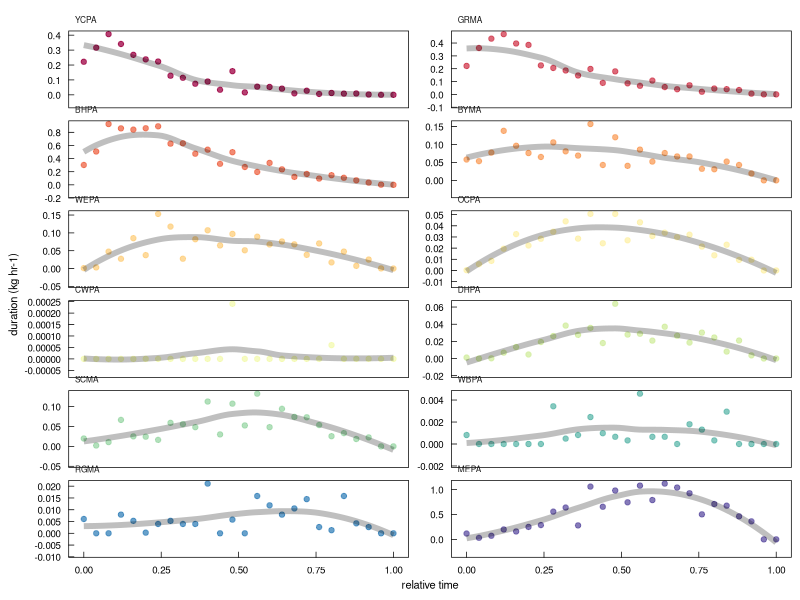

Write the R code that produced this figure. (Note: this script raises an error after producing the figure.)
#### this script is plotting parrot chronology on collpa
#### should be ~ 3rd figure in the manuscript
#### it communicates across the study period the numbers and duration of parrots on the cliff

library(ggplot2)      # plotting and viz
library(plyr)         # legacy df manipulation
library(dplyr)        # variable grouping and manipulation
library(reshape)      # legacy df manipulation
library(data.table)   # legacy functions on df 
library(tidyr)        # gathering and spreading
library(zoo)          # roll mean
library(ggthemes)     # helpful ggplot themes
library(forcats)
library(scales)
library(RColorBrewer) # pretty colors
library(ggridges)
library(colorspace)
library(patchwork)
library(lubridate)    # formatting times dates

# custom ggplot theme
themeKV <- theme_few()+
  theme(strip.background = element_blank(),
        axis.line = element_blank(),
        axis.text.x = element_text(colour = "black", margin = margin(0.2, unit = "cm")),
        axis.text.y = element_text(colour = "black", margin = margin(c(1, 0.2), unit = "cm")),
        axis.ticks.x = element_line(colour = "black", linewidth=.25), 
        axis.ticks.y = element_line(colour = "black", linewidth=.25),
        axis.ticks.length=unit(-0.15, "cm"), 
        element_line(colour = "black", linewidth=.5),
        panel.border = element_rect(colour = "black", fill=NA, linewidth=.5),
        legend.title=element_blank(),
        strip.text=element_text(hjust=0))

#### read in raw survey data
# setwd("/Users/kylevanhoutan/colpa_flock/")
DF <- read.csv('data/duration_relative_t.csv')
# DF <- DF %>% filter(!(SPECIES == 'DBPA'))

# rescale Brewer palette to 13 categories
colourCount = length(unique(DF$SPECIES)) 
getPalette = colorRampPalette(brewer.pal(11, "Spectral")) # interpolate colors to fit the 13 parrot species
Spectral12 <- getPalette(colourCount) # 12 color Spectral palette 

#reorder in order of appearance
DF$SPECIES <- factor(DF$SPECIES, levels=c("YCPA", "GRMA", "BHPA", "BYMA", 
                                          "WEPA", "OCPA", "CWPA",  "DHPA", 
                                          "SCMA", "WBPA", "RGMA", "MEPA"))

# make plot
p1 <- ggplot(DF, aes(x = TIME_rel, y = KG_HR_DAY, group = SPECIES, color = SPECIES)) +
  themeKV + theme(legend.position = "none",
                  axis.text.y = element_text(size = 7),
                  axis.text.x = element_text(size = 7),
                  axis.title.x = element_text(size = 8),
                  axis.title.y = element_text(size = 8),
                  strip.text.x = element_text(size = 6),
                  panel.spacing.y = unit(-0.5, "lines"), # trying to reduce vertical spacing between panels
                  ) +
  geom_point(aes(fill = SPECIES), 
           alpha = 0.75) + 
  scale_color_manual(values = Spectral12) +
  geom_line(alpha = 0.25, size = 2, color = '#000000',
            stat = "smooth", method = 'loess', formula = 'y~x', span = 0.75) + 
  xlab("relative time") +
  ylab("duration (kg hr-1)") +
  scale_y_continuous(breaks=pretty_breaks()) +
  facet_wrap(~SPECIES, ncol=2, scales = "free_y")
p1

loess <- ggplot_build(p1) # extract LOESS trend model values from ggplot
# see https://ggplot2.tidyverse.org/reference/ggplot_build.html
loess_vals <- loess$data[[2]] # port these into a DF
# use "loess_vals" to determine sequencing of arrivals of species to collpa
# determine the relative time with the max value for each loess model
# use dplyr: https://stackoverflow.com/questions/24237399/how-to-select-the-rows-with-maximum-values-in-each-group-with-dplyr
loess_max <- loess_vals %>% 
  group_by(PANEL) %>%
  filter(y == max(y)) 
# subset full dataset for only columns of interest
loess_max <- subset(loess_max, select = c(PANEL,x,y)) 
# since the ggplot build dropped species names, add them back in
# generate the DF
spp_order <- data.frame(SPECIES = c("YCPA", "GRMA", "BHPA", "BYMA", 
                                    "WEPA", "OCPA", "CWPA", "DHPA", 
                                    "SCMA", "WBPA", "RGMA", "MEPA"))
# bind it to the previous output
loess_max2 <- cbind(loess_max,spp_order)
# export the CSV
# getwd()
write.csv(loess_max2, file="/Users/kylevanhoutan/projects/colpa_flock/data/loess_max2.csv", row.names=FALSE)


# plot again in correct order, reorder from loess_max2
DF$SPECIES <- factor(DF$SPECIES, levels=c("YCPA", "GRMA", "BHPA", "BYMA", 
                                          "WEPA", "OCPA", "CWPA",  "DHPA", 
                                          "SCMA", "WBPA", "RGMA", "MEPA"))

# make plot
p2 <- ggplot(DF, aes(x = TIME_rel, y = KG_HR_DAY, group = SPECIES, color = SPECIES)) +
  themeKV + theme(legend.position = "none",
                  axis.text.y = element_text(size = 7),
                  axis.text.x = element_text(size = 7),
                  axis.title.x = element_text(size = 8),
                  axis.title.y = element_text(size = 8),
                  strip.text.x = element_text(size = 6),
                  panel.spacing.y = unit(-0.4, "lines"), # trying to reduce vertical spacing between panels
  ) +
  scale_color_manual(values = Spectral12) +
  geom_line(alpha = 0.4, size = 2.5, color = '#000000',
            stat = "smooth", method = 'loess', formula = 'y~x', span = 0.75) + 
  geom_point(aes(fill = SPECIES),
             shape = 16, size = 2,
             alpha = 0.75, size = 2) + 
  geom_point(shape = 1,size = 2, colour = "black", stroke = 0.25,) +
  xlab("morning flock time (relative)") +
  ylab("abundance (kg hr-1)") +
  scale_y_continuous(breaks=pretty_breaks()) +
  scale_x_continuous(breaks = seq(0, 1, by = 0.2)) +
  facet_wrap(~SPECIES, ncol=2, scales = "free_y")
p2


#### read in first landing data
# this is already in shape for plotting
lands <- read.csv('data/first_down.csv')

p4 <- ggplot(lands, aes(x= fct_infreq(FIRST_DOWN), group=FIRST_DOWN, fill=FIRST_DOWN)) +
  themeKV + theme(legend.position = "none", 
                  axis.text.x = element_text(size = 7),
                  axis.text.y = element_text(size = 7),
                  axis.title.x = element_text(size = 8),
                  axis.title.y = element_text(size = 8)) + 
  geom_bar(aes(fill = fct_infreq(FIRST_DOWN)), alpha=0.85, 
           ) +
  scale_fill_manual(values=c("#005a32", "#238b45", "#74c476", "#c7e9c0")) +
  scale_y_continuous(breaks = seq(0, 50, by = 5)) +
  xlab("species") +
  ylab("first to land (days)")



# plot extracts of arrival order, by peak loess model data

p3 <- ggplot(loess_max2, aes(x = x, group = SPECIES, fill = SPECIES,
                             y = fct_reorder(SPECIES,desc(x)))) +  # desc reverse orders from small to big
  themeKV + theme(legend.position = "none",
                  axis.text.y = element_text(size = 7),
                  axis.text.x = element_text(size = 7),
                  axis.title.x = element_text(size = 8),
                  axis.title.y = element_text(size = 0),) +
  geom_point(shape = 16, size = 2.6, alpha = 0.8,
             aes(color = fct_reorder(SPECIES,x))) +
  scale_color_manual(values = Spectral12) + # reverse the order of the palette to match p1
  geom_point(shape = 1,size = 2.6, colour = "black", stroke = 0.25,) +
  scale_x_continuous(breaks = seq(0, 1, by = 0.1), 
                     limits = c(0,0.65),
                     ) +
  #scale_x_datetime(breaks = breaks_width("1 hour"), 
  #                 date_labels = "%H") + # set the time scales and drop date info
  # xlab("hour of day") +
  xlab("rel. time of max abund.")



layout <- "
AAAB
AAAB
AAAB
AAAC
AAAC
AAAC
AAA#
AAA#"
p2 + p3 + p4 +
  plot_layout(design = layout) +
  plot_annotation(tag_levels = 'a') # add panel labels a, b, c... et

# END
